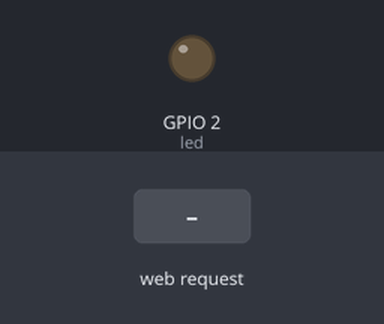
This sketch was run on a simulated ESP8266 (NodeMCU). Parts: output pins drawn as LEDs (lit = HIGH). Inputs (shaded band) come from the test bench. WiFi joins after 1.5 s; servers stay silent unless stated; what the sketch prints to the serial monitor is not drawn.

Above: at 2.7 s.
2.8 s: HTTP request GET /morse?message=1 received
At 3.2 s:
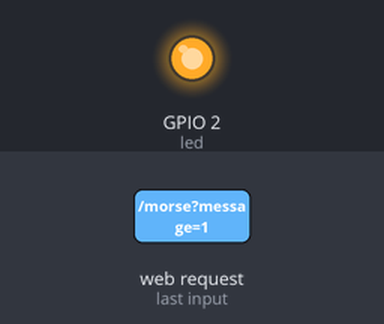
5.8 s: HTTP request GET /morse?message=120 received
At 11.9 s:
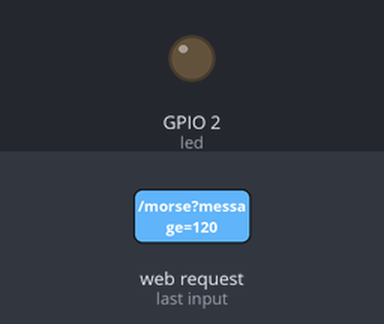
Timing chart, 0 to 13.4 s (numbered marks = the images above; inputs shaded):
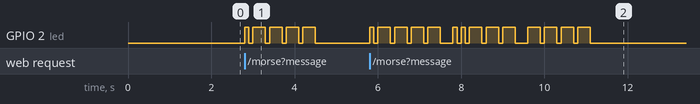

Measured:
- after the input at 2.8 s, GPIO 2 (led): LOW → HIGH at once, then repeats every 0.40 s: LOW 0.10 s, HIGH 0.30 s, until it stays LOW from 4.5 s
- after the input at 5.8 s, GPIO 2 (led): LOW → HIGH at once, → LOW 0.10 s later, → HIGH 0.10 s later, → LOW 0.30 s later, … (28 changes in this stretch)

The sketch:

morze.ino
```cpp
#include <ESP8266WiFi.h>
#include <ESP8266WebServer.h>

#include "index.h"

// Connection credentials
const char* ssid = "?";
const char* password = "";

// Pin connected to the LED.
const int led = LED_BUILTIN;

// Global web server instance.
ESP8266WebServer server(80);

// Number of milliseconds for a dot in morse code.
const int morse_dot_ms = 100;
// Dash is 3 times the length of a dot.
const int morse_dash_ms = morse_dot_ms*3;
// Delay between parts of a character is the length of a dot.
const int morse_char_delay_ms = morse_dot_ms;
// Delay between letters in a word is the length three dots.
const int morse_letter_delay_ms = morse_dot_ms*3;
// Delay between words is seven dots.
const int morse_word_delay_ms = morse_dot_ms*7;

const int led_on  = HIGH;
const int led_off = LOW;

// Maximum length of message, used for internal buffer size.
const int max_message_len = 500;

// Table of character to morse code mapping.
// Each string represents the dashes and dots for a character.
const char* morse_codes_rus[31] = {
  ".-",     // А
  "-...",   // Б
  "--.",    // Г
  "-..",    // д
  ".",      // E
  "...-",   // Ж
  "--..",   // З
  "..",     // И
  ".---",   // Й
  "-.-",    // К
  ".-..",   // Л
  "--",     // М
  "-.",     // Н
  "---",    // О
  ".--.",   // П
  ".-.",    // Р
  "...",    // С
  "-",      // Т
  "..-",    // У
  "..-.",   // Ф
  "....",   // Х
  "-.-.",   // Ц
  "---.",   // Ч
  "----",   // Ш
  "--.-",   // Щ
  "-..-",   // Ъ
  "..-..",  // Э
  "..--",   // Ю
  ".-.-",   // Ю
};

const char* morse_codes[36] = {
  ".-",     // A
  "-...",   // B
  "-.-.",   // C
  "-..",    // D
  ".",      // E
  "..-.",   // F
  "--.",    // G
  "....",   // H
  "..",     // I
  ".---",   // J
  "-.-",    // K
  ".-..",   // L
  "--",     // M
  "-.",     // N
  "---",    // O
  ".--.",   // P
  "--.-",   // Q
  ".-.",    // R
  "...",    // S
  "-",      // T
  "..-",    // U
  "...-",   // V
  ".--",    // W
  "-..-",   // X
  "-.--",   // Y
  "--..",   // Z
  "----",   // 0
  ".----",  // 1
  "..---",  // 2
  "...--",  // 3
  "....-",  // 4
  ".....",  // 5
  "-....",  // 6
  "--...",  // 7
  "---..",  // 8
  "----."   // 9
};


void setup(void)
{
  Serial.begin(115200);

  // Setup LED as an output and turn it off.
  pinMode(led, OUTPUT);
  digitalWrite(led, 0);

  // Connect to wifi AP.
  WiFi.begin(ssid, password);
  Serial.println("");

  // Wait for connection to finish and print details.
  while (WiFi.status() != WL_CONNECTED) {
    delay(500);
    Serial.print(".");
  }
  Serial.println("");
  Serial.print("Connected to ");
  Serial.println(ssid);
  Serial.print("IP address: ");
  Serial.println(WiFi.localIP());

  // Configure web server root handler to return the main
  // HTML page.
  server.on("/", []() {
    // Serve up the main HTML page.
    server.send(200, "text/html", index_html);
  });

  // Configure a handler for the /morse endpoint.
  server.on("/morse", []() {
    // Blink out the message in morse code, then respond
    // with the root HTML page again.

    // Grab the message form parameter and fail if it's
    // larger than our max allowed size.
    const char* message = server.arg("message").c_str();
    if (strlen(message) >= max_message_len) {
      server.send(500, "text/plain", "Message is too long!");
      return;
    }
    // Perform form URL decoding to get the plain message.
    char decoded[max_message_len] = {0};
    form_url_decode(message, decoded);
    // Print and blink the message!
    Serial.print("Blinking message: "); Serial.println(decoded);
    blink_morse(led, decoded);
    // Return the main page again.
    server.send(200, "text/html", index_html);
  });

  server.begin();
  Serial.println("Morse code HTTP server started!");
}

void loop(void)
{
  // Take care of handling any web server requests.
  server.handleClient();
}

void blink_morse_char(int led_pin, char c) {
  // Blink out the morse code for the specified character.
  // Unrecognized characters are ignored.

  // First look up the string of morse code for the character.
  const char* code = NULL;
  int idx = 0;
  if ((c >= 'A') && (c <= 'Z')) {
    // Get the code for an alphabet character.
    idx = c - 'A';
  }
  else if ((c >= '0') && (c <= '9')) {
    // Get the code for a number.
    idx = c - '0' + 26;
  }
  // В случае русской буквы, она записывается в 2 элемента массива и
  // всегда начинается с 208.
  // else if (int(c) == 208) {
  //   code = morse_codes[int(c) - 191];
  // }
  else {
    // Unknown character
    return;
  }
  code = morse_codes[idx];
  blink_code(led_pin, code);
}

void blink_morse_char_rus(int led_pin, char first, char second) {
  // Случай с большими символами Кириллицы.
  // Первый байт не трогаем ( он всегда 208 )
  // Второй байт от 144 до 175
  // В таблице ASCII же А-Я = 192-223
  // Значит нужно брать второй бит и вычитать 144, чтобы получить мап 0-31
  int idx = second - 144;
  const char* code = NULL;
  code = morse_codes_rus[idx];
  blink_code(led_pin, code);
}

void blink_code(int led_pin, const char* code) {
  // Now loop through the components of the code and display them.
  // Be careful to not delay after the last character.
  for (int i = 0; i < strlen(code)-1; ++i) {
     // Turn the LED on, delay for the appropriate dot / dash time,
     // then turn the LED off again.
     digitalWrite(led_pin, led_on);
     delay((code[i] == '.') ? morse_dot_ms : morse_dash_ms);
     digitalWrite(led_pin, led_off);
     // Delay between characters.
     delay(morse_char_delay_ms);
  }
  // Handle the last character without any delay after it.
  digitalWrite(led_pin, led_on);
  delay((code[strlen(code)-1] == '.') ? morse_dot_ms : morse_dash_ms);
  digitalWrite(led_pin, led_off);
}

void blink_morse(int led_pin, const char* message) {
  // Blink out the morse code version of the message on the LED.

  // Process each character in the message and send them out
  // as morse code. Keep track of the previously seen character
  // to find word boundaries.
  int start_i = 1;
  char old = toupper(message[0]);
  if (is_russian(old)) {
    blink_morse_char_rus(led_pin, message[0], message[1]);
    start_i = 2;
  }
  else {
    blink_morse_char(led_pin, old);
  }
  for (int i = start_i; i < strlen(message); ++i) {
    char c = toupper(message[i]);
    // Delay for word boundary if last char is whitespace and
    // new char is alphanumeric.
    if (isspace(old) && isalnum(c)) {
      delay(morse_word_delay_ms);
    }
    // Delay for letter boundary if both last and new char
    // are alphanumeric.
    else if (isalnum(old) && isalnum(c)) {
      delay(morse_letter_delay_ms);
    }

    // Если символ кириллицы - забираем 2 элемента, инкрементируем счетчик
    if (is_russian(c)) {
      blink_morse_char_rus(led_pin, c, message[i + 1]);
      old = message[i + 1];
      i++;
    }
    else {
      blink_morse_char(led_pin, c);
      old = c;
    }
  }
}

void form_url_decode(const char* encoded, char* decoded) {
  // Decode a string in 'application/x-www-form-urlencoded' format
  // to its normal ASCII representation.
  // Note the output string MUST be large enough to hold the string!
  // As long as the output is at least as large as the input then
  // you will never have a problem (i.e. decoded strings are smaller).

  // Go through each character and trasform it into the decoded
  // output as appropriate.
  for (int i = 0, j = 0; i < strlen(encoded); ++i, ++j) {
    char c = encoded[i];
    // The + character turns into a space.
    if (c == '+') {
      decoded[j] = ' ';
    }
    // The % character indicates a special character in the
    // form of '%HH' where HH are the hex digits that represent
    // the character to use.
    else if (c == '%') {
      // If there isn't enough input data to read the next two
      // characters then just stop because this string is malformed.
      if (i >= strlen(encoded)-2) {
        return;
      }
      // Grab the next two encoded characters.
      char high = toupper(encoded[++i]);
      char low  = toupper(encoded[++i]);
      // Skip this character if the encoded characters aren't hex.
      if (!isxdigit(high) || !isxdigit(low)) {
        continue;
      }
      // Convert high and low hex digits to the character
      // represented by their value.
      decoded[j] = (low > '9') ? (low-'A')+10 : low-'0';
      decoded[j] += 16*((high > '9') ? (high-'A')+10 : high-'0');
    }
    // All other encoded characters are just copied over.
    else {
      decoded[j] = c;
    }
  }
}

bool is_russian(char c) {
  //Проверка на русские символы
  if (int(c) == 208) {
    return true;
  }
  return false;
}
```

index.h
```cpp
const char* index_html = R"(
  <!DOCTYPE html>
  <html>
    <head>
      <meta charset='utf-8'>
      <title>Morse Code Blinker</title>
      <style>
        body {
          padding-top: 50px;
          padding-bottom: 20px;
        }
      </style>
    </head>
    <body>
      <div class="container">
        <h1>Morze</h1>
        <p>Enter string (A-Za-z1-9)</p>
        <form action="/morse" method="post">
          <div class="form-group">
            <input class="form-control input-lg" type="text" id="message" name="message" placeholder="Enter string">
          </div>
          <button class="btn btn-lg btn-primary" type="submit">Blink</button>
        </form>
      </div>
    </body>
  </html>
)";
```
